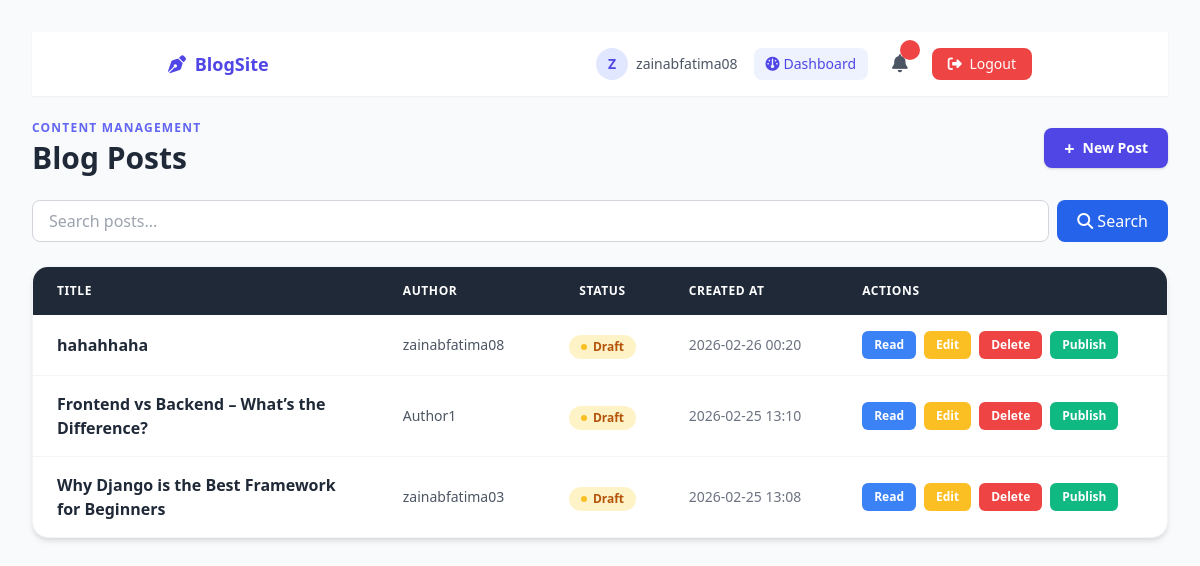
The app's page /posts/read/ (signed in), older data.
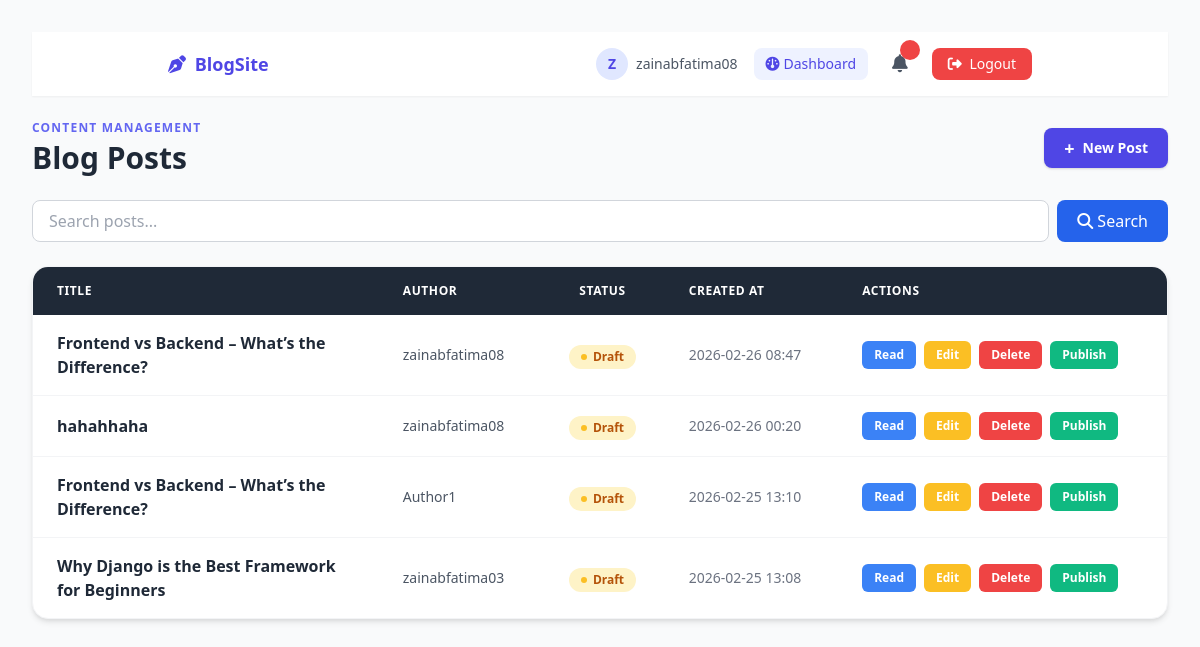
The same page, newer data.
### posts/models.py (models this page shows, shortened)
class Post(models.Model):
    STATUS_CHOICES = [
        ('Draft', 'Draft'),
        ('Published', 'Published'),
    ]
    topic = models.CharField(max_length = 170)
    article = models.TextField()
    author = models.ForeignKey(settings.AUTH_USER_MODEL, on_delete = models.CASCADE)
    status = models.CharField(max_length = 10, choices= STATUS_CHOICES, default = 'Draft')
    slug = models.SlugField(max_length = 200, unique = True , blank = True)
    created_at = models.DateTimeField(auto_now_add = True)
    updated_at = models.DateTimeField(auto_now = True)

### users/models.py (models this page shows)
class CustomUser(AbstractUser):
    is_approved = models.BooleanField(default = False)
    is_author = models.BooleanField(default = False)

### posts/views.py (the view)
# urls.py: path("read/", PostListView.as_view(), name="post_list"),
class PostListView(LoginRequiredMixin, View):
    template_name = "posts/post_list.html"
    def get(self, request):
        posts = get_posts_for_users(request.user)
        search_query = request.GET.get('search', '')
        if search_query:
            posts = posts.filter(
                Q(topic__icontains=search_query) |
                Q(article__icontains=search_query)
            ).distinct()
        paginator = Paginator(posts, 5)
        page_number = request.GET.get('page')
        page_obj = paginator.get_page(page_number)
        notifications = Notification.objects.filter(
            user=request.user
        ).order_by('-created_at')
        return render(request, self.template_name, {
            'posts'        : page_obj,
            'page_obj'     : page_obj,
            'search_query' : search_query,
            'notifications': notifications,
        })

### posts/views.py (called while the page is built)
def get_posts_for_users(user):
    if user.is_authenticated and user.is_staff:
        return Post.objects.all().order_by('-created_at')
    elif user.is_authenticated and user.is_author:
        return Post.objects.filter(
            Q(author=user) | Q(status='Published')
        ).distinct().order_by('-created_at')
    else:
        return Post.objects.filter(status='Published').order_by('-created_at')

### posts/templates/posts/post_list.html (shortened to what the changed rows need)
<!DOCTYPE html>
<html lang="en">
<head>
    <link rel="stylesheet" href="https://cdn.jsdelivr.net/npm/tailwindcss@2.2.19/dist/tailwind.min.css">
    <link rel="stylesheet" href="https://cdnjs.cloudflare.com/ajax/libs/font-awesome/6.5.0/css/all.min.css">
</head>
<body class="bg-gray-50 min-h-screen p-8">
<div class="max-w-6xl mx-auto">
    <div class="flex items-center justify-between mb-6">
        <div>
            <h2 class="text-3xl font-extrabold text-gray-800">Blog Posts</h2>
        </div>
    </div>
    <div class="bg-white rounded-2xl shadow-md overflow-hidden border border-gray-100">
        <table class="min-w-full">
            <thead>
                <tr class="bg-gray-800 text-white text-xs uppercase tracking-wider">
                    <th class="px-6 py-4 text-left font-semibold">Title</th>
                    <th class="px-6 py-4 text-left font-semibold">Author</th>
                    <th class="px-6 py-4 text-center font-semibold">Status</th>
                    <th class="px-6 py-4 text-left font-semibold">Created At</th>
                    <th class="px-6 py-4 text-left font-semibold">Actions</th>
                </tr>
            </thead>
            <tbody class="divide-y divide-gray-100">
                {% for post in posts %}
                <tr class="hover:bg-indigo-50 transition">
                    <td class="px-6 py-4 font-semibold text-gray-800 max-w-xs">{{ post.topic }}</td>
                    <td class="px-6 py-4 text-gray-600 text-sm">{{ post.author.username }}</td>
                    <td class="px-6 py-4 text-center">
                        {% if post.status == 'Published' %}
                            <span class="inline-flex items-center gap-1.5 bg-green-100 text-green-700 text-xs font-bold px-3 py-1 rounded-full">
                                <span class="w-1.5 h-1.5 bg-green-500 rounded-full"></span> Published
                            </span>
                        {% else %}
                            <span class="inline-flex items-center gap-1.5 bg-yellow-100 text-yellow-700 text-xs font-bold px-3 py-1 rounded-full">
                                <span class="w-1.5 h-1.5 bg-yellow-400 rounded-full"></span> Draft
                            </span>
                        {% endif %}
                    </td>
                    <td class="px-6 py-4 text-sm text-gray-500 whitespace-nowrap">{{ post.created_at|date:"Y-m-d H:i" }}</td>
                    <td class="px-6 py-4">
                        <div class="flex flex-wrap items-center gap-2">
                            <a href="{% url 'post_detail' post.slug %}" class="bg-blue-500 hover:bg-blue-600 text-white text-xs font-semibold px-3 py-1.5 rounded-md transition">Read</a>
                            {% if request.user == post.author or request.user.is_staff %}
                                <a href="{% url 'post_update' post.slug %}" class="bg-yellow-400 hover:bg-yellow-500 text-white text-xs font-semibold px-3 py-1.5 rounded-md transition">Edit</a>
                            {% endif %}
                            {% if request.user.is_staff %}
                                <a href="{% url 'post_delete' post.slug %}" class="bg-red-500 hover:bg-red-600 text-white text-xs font-semibold px-3 py-1.5 rounded-md transition">Delete</a>
                            {% endif %}
                            {% if post.status == 'Draft' %}
                                {% if request.user == post.author or request.user.is_staff %}
                                    <form method="POST" action="{% url 'post_publish' post.slug %}" class="inline">
                                        <button type="submit" class="bg-green-500 hover:bg-green-600 text-white text-xs font-semibold px-3 py-1.5 rounded-md transition">Publish</button>
                                    </form>
                                {% endif %}
                            {% endif %}
                        </div>
                    </td>
                </tr>
                {% endfor %}
            </tbody>
        </table>
    </div>
</div>
</body>
</html>

Row changes from the older to the newer data that the page shows:
added Post: topic "Frontend vs Backend – What’s the Difference?", author.username "zainabfatima08", status "Draft" (drawn), created_at "2026-02-26 08:47", shows "Edit"
